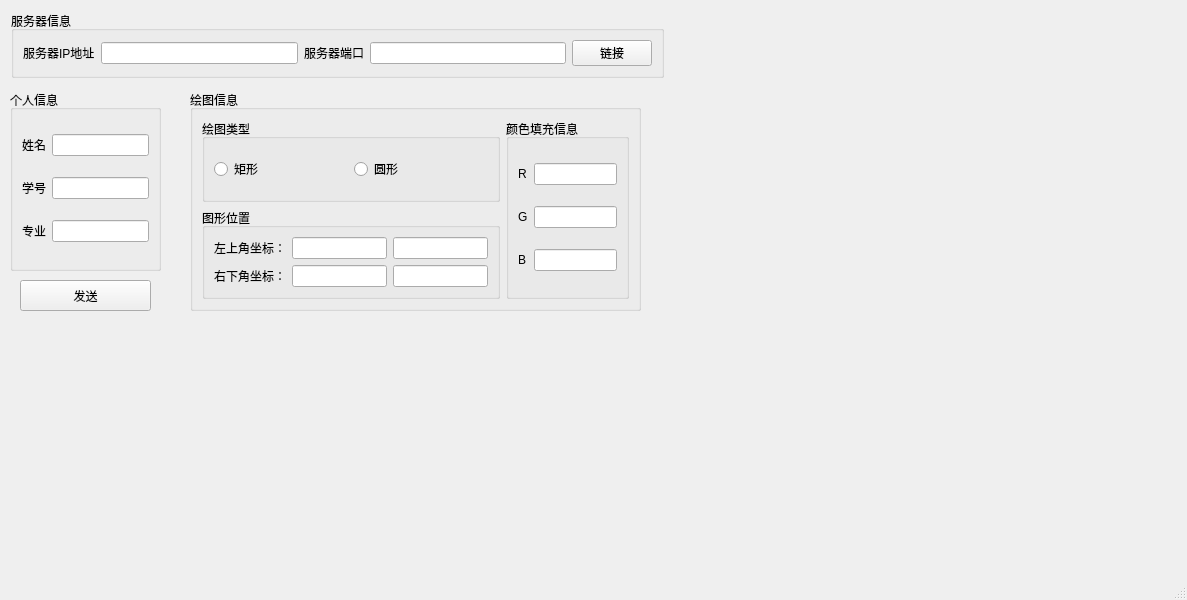
<?xml version="1.0" encoding="UTF-8"?>
<ui version="4.0">
 <class>MainWindow</class>
 <widget class="QMainWindow" name="MainWindow">
  <property name="geometry">
   <rect>
    <x>0</x>
    <y>0</y>
    <width>1187</width>
    <height>600</height>
   </rect>
  </property>
  <property name="windowTitle">
   <string>MainWindow</string>
  </property>
  <widget class="QWidget" name="centralwidget">
   <widget class="QGroupBox" name="groupBox">
    <property name="geometry">
     <rect>
      <x>11</x>
      <y>11</y>
      <width>653</width>
      <height>67</height>
     </rect>
    </property>
    <property name="title">
     <string>服务器信息</string>
    </property>
    <layout class="QGridLayout" name="gridLayout_5">
     <item row="0" column="0">
      <widget class="QLabel" name="label">
       <property name="text">
        <string>服务器IP地址</string>
       </property>
      </widget>
     </item>
     <item row="0" column="1">
      <widget class="QLineEdit" name="lineEdit">
       <property name="text">
        <string/>
       </property>
      </widget>
     </item>
     <item row="0" column="2">
      <widget class="QLabel" name="label_2">
       <property name="text">
        <string>服务器端口</string>
       </property>
      </widget>
     </item>
     <item row="0" column="3">
      <widget class="QLineEdit" name="lineEdit_2"/>
     </item>
     <item row="0" column="4">
      <widget class="QPushButton" name="pushButton">
       <property name="text">
        <string>链接</string>
       </property>
      </widget>
     </item>
    </layout>
   </widget>
   <widget class="QGroupBox" name="groupBox_2">
    <property name="geometry">
     <rect>
      <x>10</x>
      <y>90</y>
      <width>151</width>
      <height>181</height>
     </rect>
    </property>
    <property name="title">
     <string>个人信息</string>
    </property>
    <layout class="QGridLayout" name="gridLayout">
     <item row="3" column="0">
      <widget class="QLabel" name="label_5">
       <property name="text">
        <string>专业</string>
       </property>
      </widget>
     </item>
     <item row="0" column="0">
      <widget class="QLabel" name="label_3">
       <property name="text">
        <string>姓名</string>
       </property>
      </widget>
     </item>
     <item row="1" column="0">
      <widget class="QLabel" name="label_4">
       <property name="text">
        <string>学号</string>
       </property>
      </widget>
     </item>
     <item row="3" column="1">
      <widget class="QLineEdit" name="lineEdit_5"/>
     </item>
     <item row="1" column="1">
      <widget class="QLineEdit" name="lineEdit_4"/>
     </item>
     <item row="0" column="1">
      <widget class="QLineEdit" name="lineEdit_3"/>
     </item>
    </layout>
   </widget>
   <widget class="QGroupBox" name="groupBox_3">
    <property name="geometry">
     <rect>
      <x>190</x>
      <y>90</y>
      <width>451</width>
      <height>221</height>
     </rect>
    </property>
    <property name="title">
     <string>绘图信息</string>
    </property>
    <layout class="QGridLayout" name="gridLayout_4">
     <item row="0" column="0">
      <widget class="QGroupBox" name="groupBox_4">
       <property name="title">
        <string>绘图类型</string>
       </property>
       <layout class="QHBoxLayout" name="horizontalLayout">
        <item>
         <widget class="QRadioButton" name="radioButton">
          <property name="text">
           <string>矩形</string>
          </property>
         </widget>
        </item>
        <item>
         <widget class="QRadioButton" name="radioButton_2">
          <property name="text">
           <string>圆形</string>
          </property>
         </widget>
        </item>
       </layout>
      </widget>
     </item>
     <item row="0" column="1" rowspan="2">
      <widget class="QGroupBox" name="groupBox_6">
       <property name="title">
        <string>颜色填充信息</string>
       </property>
       <layout class="QGridLayout" name="gridLayout_3">
        <item row="1" column="1">
         <widget class="QLineEdit" name="lineEdit_11"/>
        </item>
        <item row="0" column="0">
         <widget class="QLabel" name="label_8">
          <property name="text">
           <string>R</string>
          </property>
         </widget>
        </item>
        <item row="2" column="1">
         <widget class="QLineEdit" name="lineEdit_12"/>
        </item>
        <item row="1" column="0">
         <widget class="QLabel" name="label_9">
          <property name="text">
           <string>G</string>
          </property>
         </widget>
        </item>
        <item row="2" column="0">
         <widget class="QLabel" name="label_10">
          <property name="text">
           <string>B</string>
          </property>
         </widget>
        </item>
        <item row="0" column="1">
         <widget class="QLineEdit" name="lineEdit_10"/>
        </item>
       </layout>
      </widget>
     </item>
     <item row="1" column="0">
      <widget class="QGroupBox" name="groupBox_5">
       <property name="title">
        <string>图形位置</string>
       </property>
       <layout class="QGridLayout" name="gridLayout_2">
        <item row="0" column="0">
         <widget class="QLabel" name="label_6">
          <property name="text">
           <string>左上角坐标：</string>
          </property>
         </widget>
        </item>
        <item row="0" column="1">
         <widget class="QLineEdit" name="lineEdit_6"/>
        </item>
        <item row="0" column="2">
         <widget class="QLineEdit" name="lineEdit_7"/>
        </item>
        <item row="1" column="0">
         <widget class="QLabel" name="label_7">
          <property name="text">
           <string>右下角坐标：</string>
          </property>
         </widget>
        </item>
        <item row="1" column="1">
         <widget class="QLineEdit" name="lineEdit_8"/>
        </item>
        <item row="1" column="2">
         <widget class="QLineEdit" name="lineEdit_9"/>
        </item>
       </layout>
      </widget>
     </item>
    </layout>
   </widget>
   <widget class="QPushButton" name="pushButton_2">
    <property name="geometry">
     <rect>
      <x>20</x>
      <y>280</y>
      <width>131</width>
      <height>31</height>
     </rect>
    </property>
    <property name="text">
     <string>发送</string>
    </property>
   </widget>
  </widget>
  <widget class="QMenuBar" name="menubar">
   <property name="geometry">
    <rect>
     <x>0</x>
     <y>0</y>
     <width>1187</width>
     <height>26</height>
    </rect>
   </property>
  </widget>
  <widget class="QStatusBar" name="statusbar"/>
 </widget>
 <resources/>
 <connections/>
</ui>
